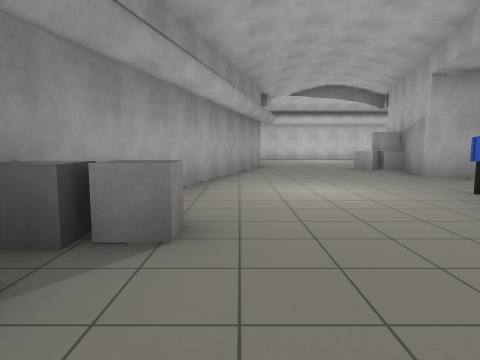
view 1 (above)

24 first-person views from a walk through a Gazebo world. The camera is 1.2 m above the floor, tilts 6° down and sees 75° across. The floor is counted in squares, 2 m on a side. Each view is taken from the middle of a square. On the plan, view 1 faces up. The plan holds only what a view shows up to about 9 squares ahead; the rest is blank. Some stock models are drawn as simple stand-ins.

view 2
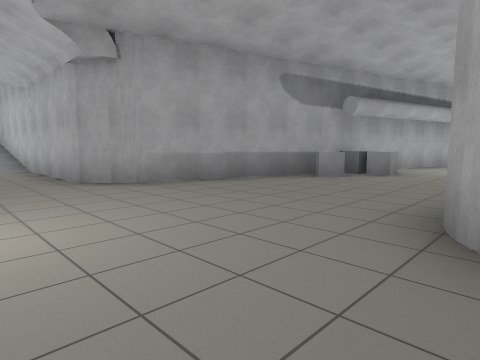

view 3
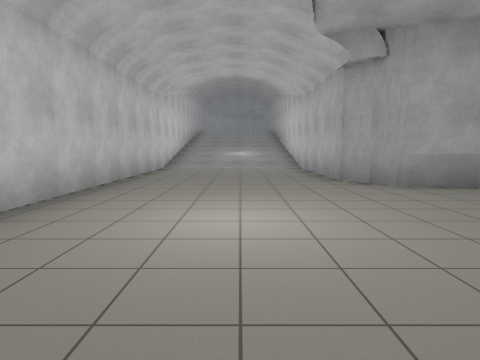

view 4
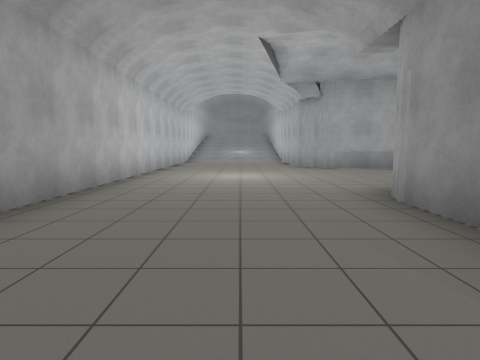

view 5
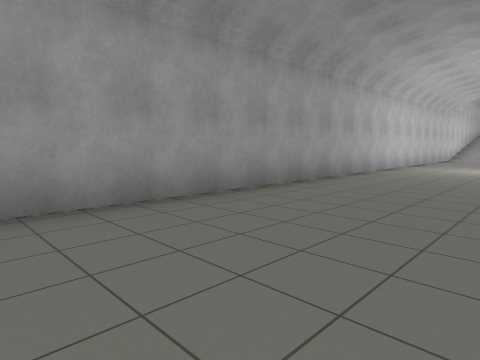

view 6
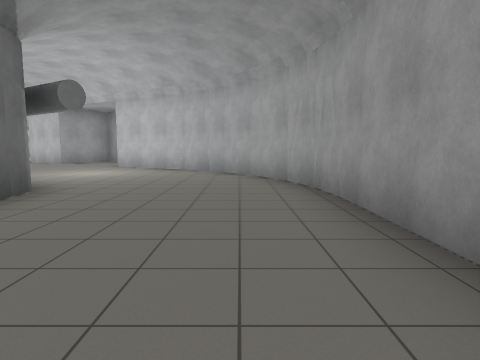

view 7
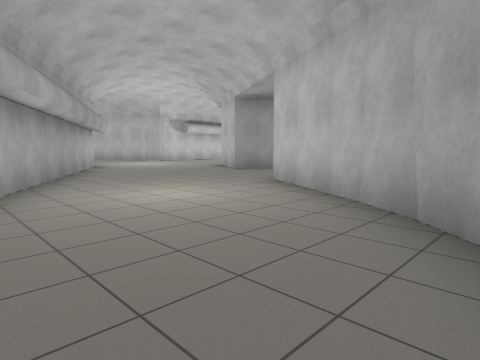

view 8
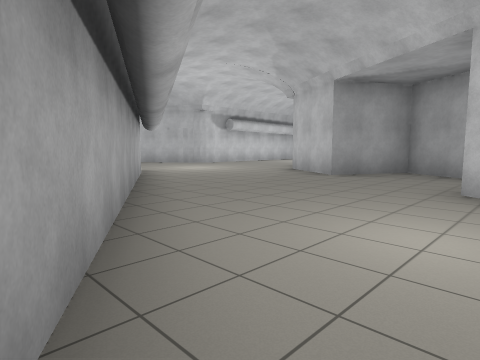

view 9
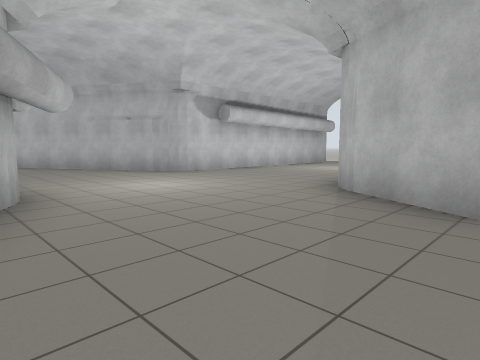

view 10
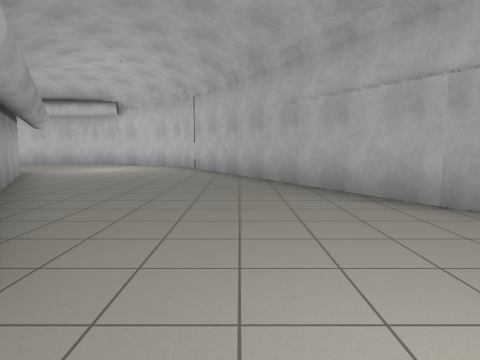

view 11
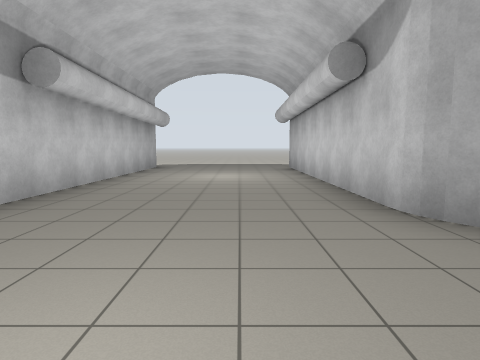

view 12
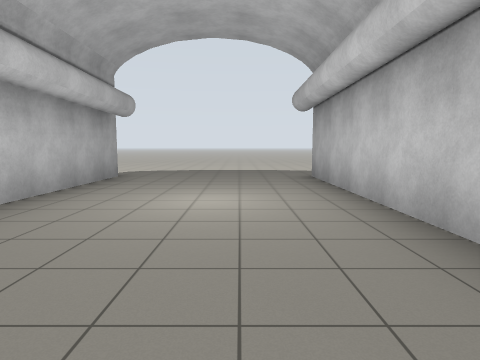

view 13
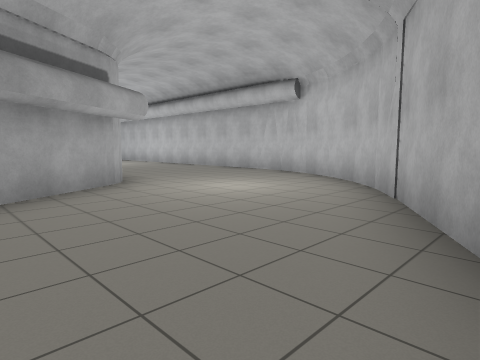

view 14
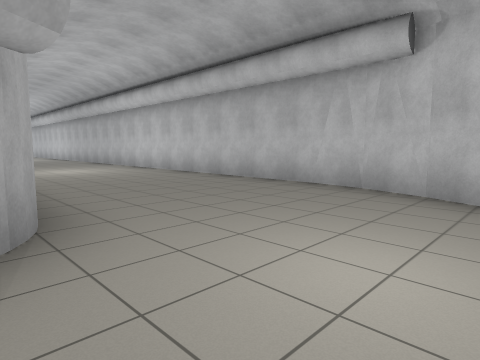

view 15
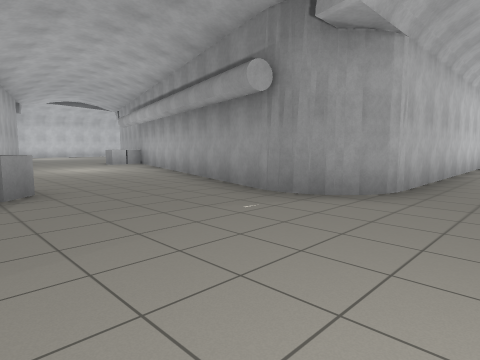

view 16
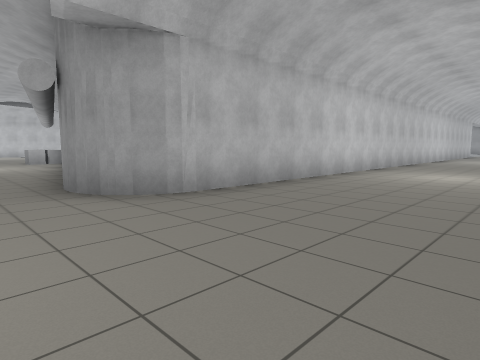

view 17
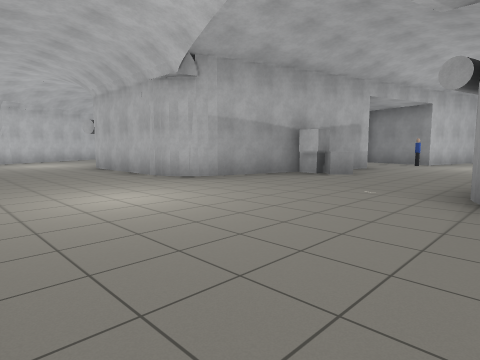

view 18
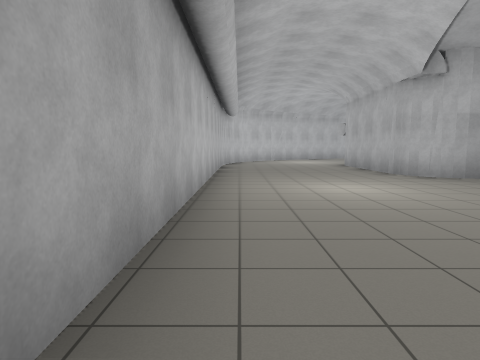

view 19
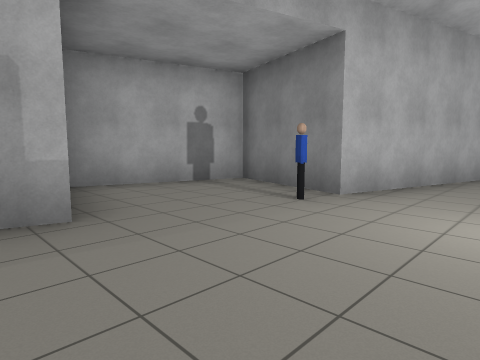

view 20
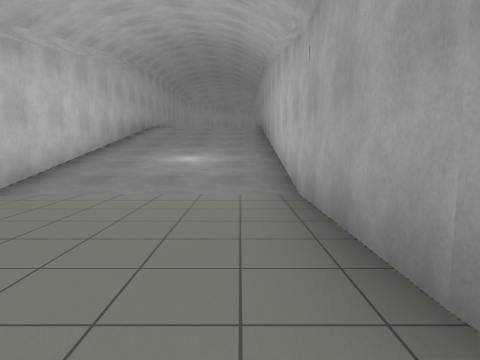

view 21
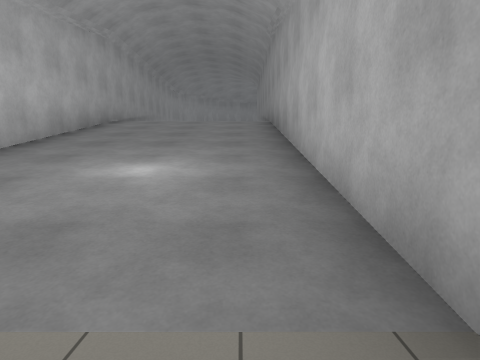

view 22
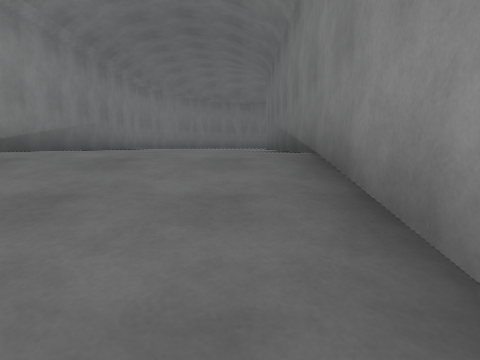

view 23
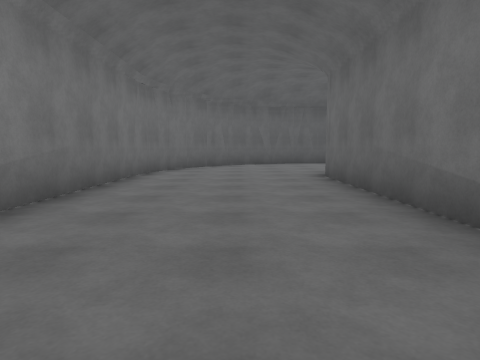

view 24
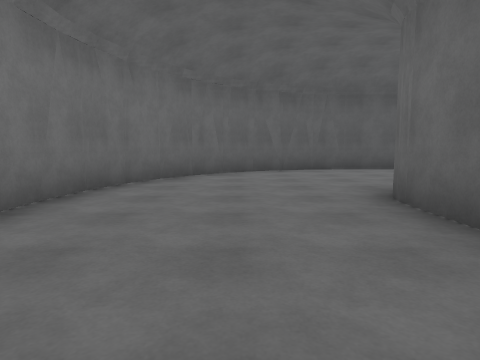

### Floor plan
Key: @ floor where view 1 was taken; # wall or solid block; . main floor; : floor 2.5 m higher than the main floor; / step, stairs or slope; B grey box; P person.
Columns run from 26 left of view 1 to 26 right of it. Each row starts with its distance up from view 1.
 16                           ###########
 15                         ............###
 14                   ....................##
 13                   .....................##
 12                   ......................##
 11                    ########....######....#
 10                           #....#    #....##
  9                           #...B#    ##....#
  8                          ##..BB      ##...##
  7                          #....#        ....########..
  6                          #....###       .............
  5                          #......#       .............
  4                         ##...P..#      #.............
  3                         #....##.#     ##.............
  2                         #B...####     #....########..
  1                        ##B...#       ##....#
  0                        #..@.##      ##.....##
 -1 #:                     #....#       #.......#
 -2 #::::                 ##....#      ##......##
 -3 #::::##################.....###    #.....#
 -4 ##::::::::::://////.....................##
 -5  #::::::::::://////....................##
 -6  ##:::::::::://////...................##
 -7   ###:::::::://////.................###
 -8     #################################

Positions as (right, up) in squares from view 1, and headings:
1: (0, 0), facing up
2: (2, -5), facing up-left
3: (2, -5), facing left
4: (6, -5), facing left
5: (9, -4), facing down-left
6: (5, -6), facing right
7: (10, -6), facing up-right
8: (10, -3), facing up-right
9: (13, 0), facing up-right
10: (15, 4), facing up
11: (15, 4), facing right
12: (18, 4), facing right
13: (15, 9), facing up-left
14: (12, 11), facing up-left
15: (4, 13), facing down-left
16: (2, 15), facing down-left
17: (0, 15), facing down-right
18: (-1, 15), facing right
19: (1, 7), facing down-right
20: (-3, -4), facing left
21: (-6, -4), facing left
22: (-11, -4), facing left
23: (-14, -5), facing left
24: (-17, -5), facing left
